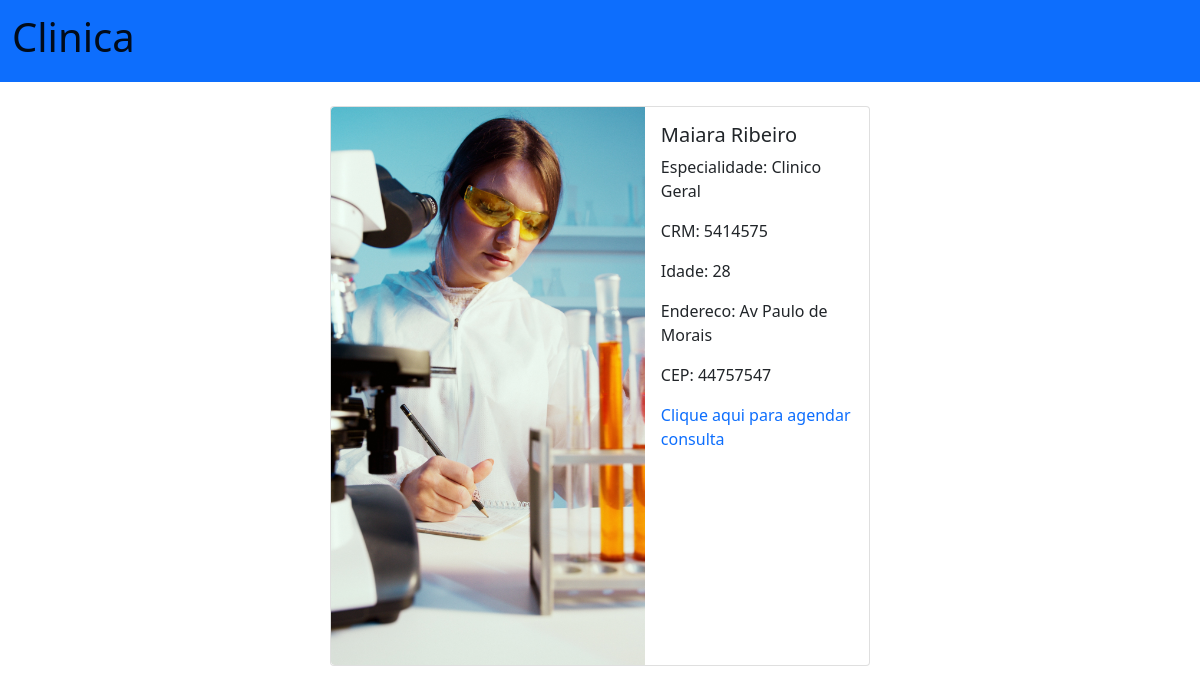
Screenshot of /home/7/ with the database file from the repository.
### consulta/models.py (models this page shows, shortened)
class Medico(models.Model):
    nome_completo = models.CharField(max_length=75)
    idade = models.CharField(max_length=20)
    genero = models.CharField(max_length=20)
    crm = models.CharField(max_length=20)
    endereco = models.CharField(max_length=80)
    cep = models.CharField(max_length=30)
    publicado = models.BooleanField(default=False)
    img = models.ImageField(upload_to='home/covers/%Y/%m/%d/')
    especialidade = models.ForeignKey(
        Categoria, on_delete=models.SET_NULL, null=True
    )
    autor = models.ForeignKey(
        User, on_delete=models.SET_NULL, null=True)

class Categoria(models.Model):
    especialidade = models.CharField(max_length=75)
    def __str__(self) -> str:
        return self.especialidade

### consulta/views.py (the view)
# urls.py: path('home/<int:id>/', views.medico, name='medico'),
def medico(request, id):
    medico = get_object_or_404(Medico, publicado=True, pk=id)
    return render(request, 'consulta/pages/medico.html', context={
        'medico': medico
    })

### consulta/templates/consulta/pages/medico.html
{% extends 'partials/base.html' %}
{% block conteudo %}
<div class="container mt-4 mx-auto">
  <div class="card mb-3 mx-auto" style="max-width: 540px;">
    <div class="row g-0">
      <div class="col-md-7">
        <img src="{{medico.img.url}}" class="img-fluid rounded-start" alt="...">
      </div>
      <div class="col-md-5">
        <div class="card-body">
          <h5 class="card-title">{{medico.nome_completo}}</h5>
          <p class="card-text">Especialidade: {{medico.especialidade}}</p>
          <p class="card-text">CRM: {{medico.crm}}</p>
          <p class="card-text">Idade: {{medico.idade}}</p>
          <p class="card-text">Endereco: {{medico.endereco}}</p>
          <p class="card-text">CEP: {{medico.cep}}</p>
          <p class="card-text"> <a href="{% url 'formu:formulario' %}" class="text-decoration-none">Clique aqui para
              agendar consulta</a></p>
        </div>
      </div>
    </div>
  </div>
</div>
{% endblock conteudo %}

### rows the page displays
Medico: img (picture), nome_completo "Maiara Ribeiro", especialidade "Clinico Geral", crm "5414575", idade "28", endereco "Av Paulo de Morais", cep "44757547"
